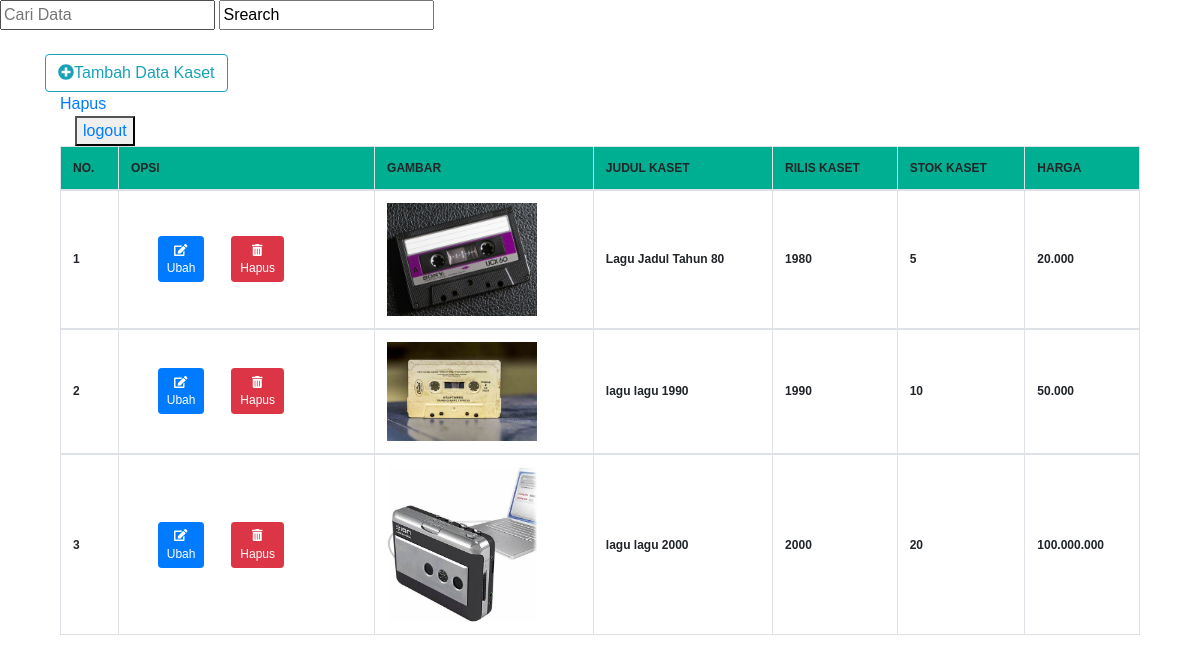
Screenshot of /Latihan6b/php/admin.php with the database file from the repository.
### tables this page shows
CREATE TABLE `daftar_kaset` (
  `id` int(10) NOT NULL,
  `gambar` varchar(100) NOT NULL,
  `judul_kaset` varchar(100) NOT NULL,
  `rilis_kaset` varchar(100) NOT NULL,
  `stock_kaset` varchar(100) NOT NULL,
  `harga` varchar(100) NOT NULL
);

### Latihan6b/php/functions.php (called while the page is built, shortened)
<?php
    function koneksi_db() {
        $conn = mysqli_connect ("localhost", "root", "");
        mysqli_select_db ($conn, "pw_tubes_203040092");
        return $conn;
    }
    function query($sql) {
        $conn = koneksi_db();
        $result = mysqli_query($conn, "$sql");
        $rows = [];
        while ($row = mysqli_fetch_assoc($result)) {
            $rows[] = $row;
        }
        return $rows;
    }
?>

### Latihan6b/php/admin.php (the view, shortened to what this page needs)
<?php
    require 'functions.php';
    $toko_kaset = query("SELECT * FROM daftar_kaset");
?>
<!DOCTYPE html>
<html lang="en">
<head>
    <link rel="stylesheet" href="../css/bootstrap.css" />
    <link rel="stylesheet" href="../css/fontawesome.min.css?v2" />
    <link rel="stylesheet" href="../css/admin.css?v2" />
</head>
<body>
    <form action="" method="POST">
        <input type="text" name="query" placeholder="Cari Data" />
        <input type="Sumbit" name="cari" value="Srearch">
    </form><br>
        <div class="container-lg">
         <div class="add">
            <a href="tambah.php" class="btn btn-outline-info"><i class="fas fa-plus-circle"></i>Tambah Data Kaset</a>
        </div>
        <div class="container-lg">
         <div class="hapus">
            <a href="hapus.php?id=<? $kaset['id']?>" oncllick="retrun confirm('Hapus Data??')">Hapus</a>
        </div>
        <div class=" container-lg">
         <button> <a href="logout.php">logout</a></button>
        </div>
        <table class="table table-bordered">
            <thead>
                <tr style=" font-weight:bold; ">
                    <th>No.</th>
                    <th>Opsi</th>
                    <th>Gambar</th>
                    <th>Judul Kaset</th>
                    <th>rilis kaset</th>
                    <th>Stok kaset</th>
                    <th>Harga</th>
                </tr>
            </thead>
            <?php $i = 1; ?>
            <?php foreach ($toko_kaset as $kaset) : ?>
            <tbody>
                <tr>
                    <td>
                        <b><?= $i; ?></b>
                    </td>
                    <td>
                        <div class=" wrapper-opt-btn">
                            <a href=""><button type="button" class="btn btn-primary btn-sm"><i
                                        class="fas fa-edit"></i><br>Ubah</button></a>
                            <a href=""><button type="button" class="btn btn-danger btn-sm"><i
                                        class="fas fa-trash-alt"></i><br>Hapus</button></a>
                        </div>
                    </td>
                    <td>
                        <img src="../assets/img/<?= $kaset["gambar"]; ?>" alt="">
                    </td>
                    <td><?= $kaset["judul_kaset"]; ?></td>
                    <td><?= $kaset["rilis_kaset"]; ?></td>
                    <td><?= $kaset["stock_kaset"]; ?></td>
                    <td><?= $kaset["harga"]; ?></td>
                </tr>
            </tbody>
            <?php $i++; ?>
            <?php endforeach; ?>
        </table>
    </div>
</body>
</html>

### Latihan6b/css/admin.css (style rules this page uses)
body { box-sizing: border-box; font-family: 'Montserrat', sans-serif; font-size: 1rem; line-height: 1.5; }
.table th, .table td { vertical-align: middle; text-align: left; font-size: 0.75rem; }
th { background-color: #00af91; font-weight: 800; text-transform: uppercase; }
td { font-weight: 600; }
table img { width: 9.375rem; }
.wrapper-opt-btn { width: 180px; display: flex; justify-content: space-evenly; }
.wrapper-opt-btn button { font-size: 0.75rem; font-weight: 300; }

### rows the page displays
daftar_kaset: gambar (picture), judul_kaset "Lagu Jadul Tahun 80", rilis_kaset "1980", stock_kaset "5", harga "20.000"
daftar_kaset: gambar (picture), judul_kaset "lagu lagu 1990", rilis_kaset "1990", stock_kaset "10", harga "50.000"
daftar_kaset: gambar (picture), judul_kaset "lagu lagu 2000", rilis_kaset "2000", stock_kaset "20", harga "100.000.000"
